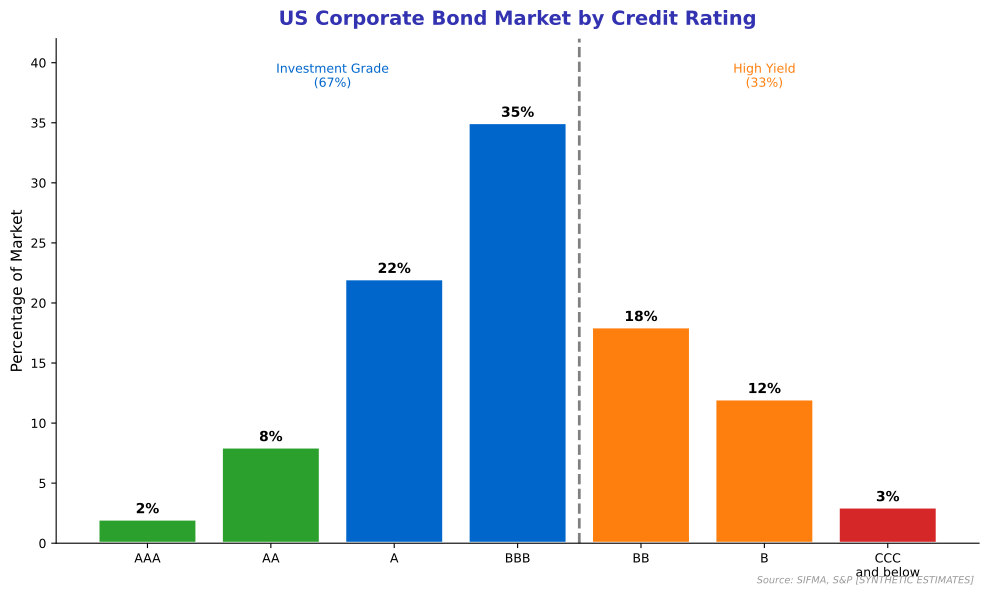

This figure's Python source:
"""
Corporate Bond Rating Distribution
Shows distribution of bond ratings

Output: credit_rating_distribution.pdf
Module: module_04_traditional
Lesson: 37 - Financial Markets
"""

from pathlib import Path
import matplotlib.pyplot as plt
import numpy as np

plt.rcParams.update({
    'font.size': 10,
    'axes.labelsize': 10,
    'axes.titlesize': 11,
    'xtick.labelsize': 9,
    'ytick.labelsize': 9,
    'legend.fontsize': 9,
    'figure.figsize': (10, 6),
    'figure.dpi': 150
})

MLPURPLE = '#3333B2'
MLBLUE = '#0066CC'
MLORANGE = '#FF7F0E'
MLGREEN = '#2CA02C'
MLRED = '#D62728'

def create_chart():
    fig, ax = plt.subplots(figsize=(10, 6))

    ratings = ['AAA', 'AA', 'A', 'BBB', 'BB', 'B', 'CCC\nand below']
    percentages = [2, 8, 22, 35, 18, 12, 3]

    # Investment grade vs high yield coloring
    colors = [MLGREEN, MLGREEN, MLBLUE, MLBLUE, MLORANGE, MLORANGE, MLRED]

    bars = ax.bar(ratings, percentages, color=colors, edgecolor='white', linewidth=2)

    for bar, pct in zip(bars, percentages):
        ax.text(bar.get_x() + bar.get_width()/2, bar.get_height() + 0.5,
                f'{pct}%', ha='center', fontsize=10, fontweight='bold')

    ax.set_ylabel('Percentage of Market', fontsize=11)
    ax.set_title('US Corporate Bond Market by Credit Rating', fontsize=14,
                 fontweight='bold', color=MLPURPLE, pad=10)

    ax.set_ylim(0, 42)

    # Add investment grade line
    ax.axvline(x=3.5, color='gray', linestyle='--', linewidth=2)
    ax.text(1.5, 38, 'Investment Grade\n(67%)', ha='center', fontsize=9, color=MLBLUE)
    ax.text(5, 38, 'High Yield\n(33%)', ha='center', fontsize=9, color=MLORANGE)

    ax.spines['top'].set_visible(False)
    ax.spines['right'].set_visible(False)

    fig.text(0.98, 0.02, 'Source: SIFMA, S&P [SYNTHETIC ESTIMATES]',
             fontsize=7, color='#999999', ha='right', style='italic')

    plt.tight_layout()

    output_path = Path(__file__).parent / 'credit_rating_distribution.pdf'
    plt.savefig(output_path, format='pdf', dpi=300, bbox_inches='tight')
    plt.close()
    print(f"Chart saved to: {output_path}")
    return output_path

if __name__ == '__main__':
    create_chart()
